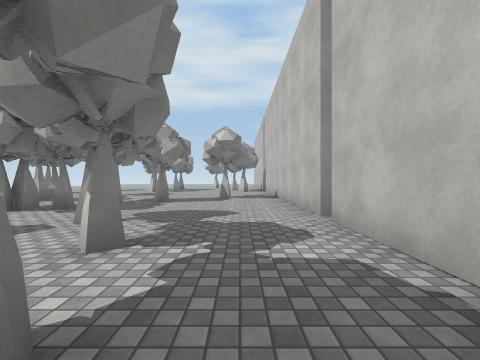
view 1 (above)

16 first-person views from a walk through a scene from a Unity 3-D project. The camera is 1.3 m above the floor, looks level and sees 90° across. The floor is counted in squares, 2 m on a side. Each view is taken from the middle of a square. On the plan, view 1 faces up. The plan holds only what a view shows up to about 9 squares ahead; the rest is blank. The place goes on beyond the plan. The player is left out. Surface patterns are stand-ins for the level's own textures.

view 2
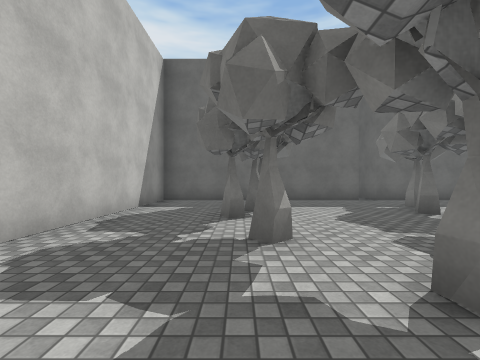

view 3
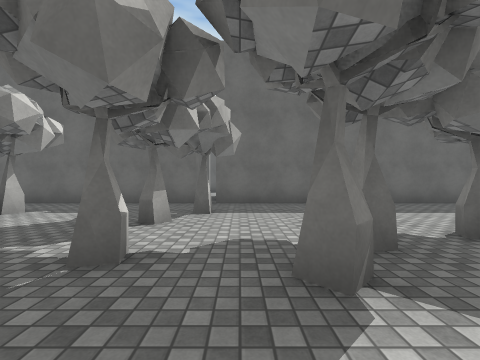

view 4
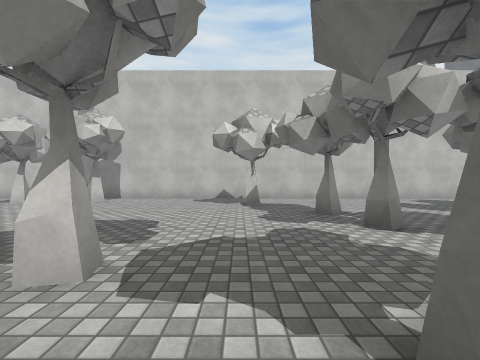

view 5
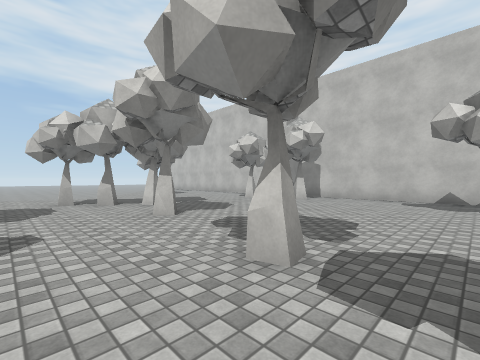

view 6
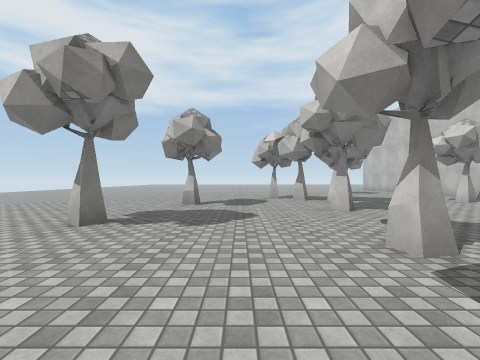

view 7
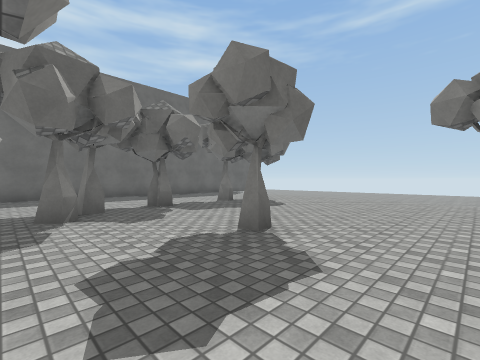

view 8
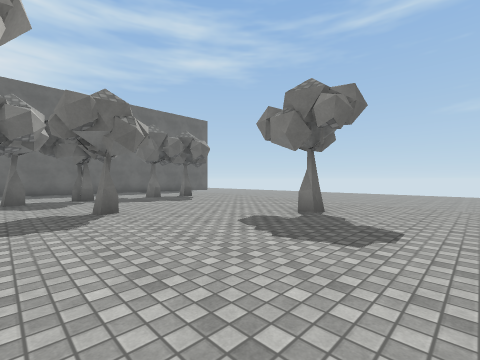

view 9
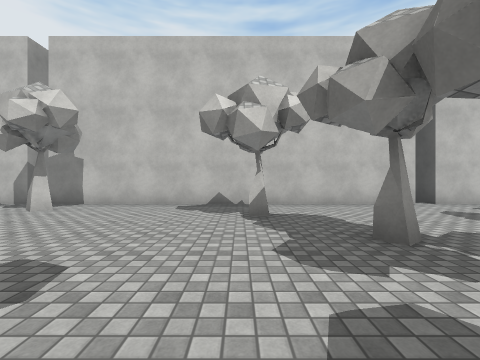

view 10
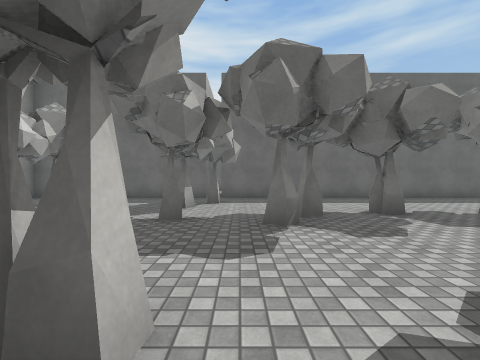

view 11
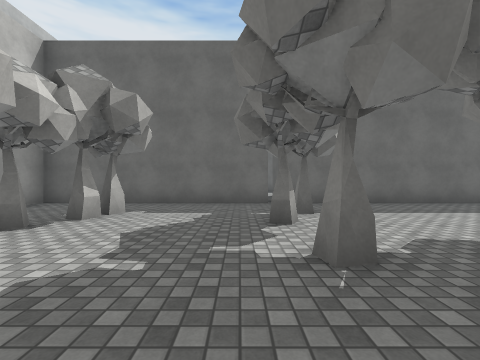

view 12
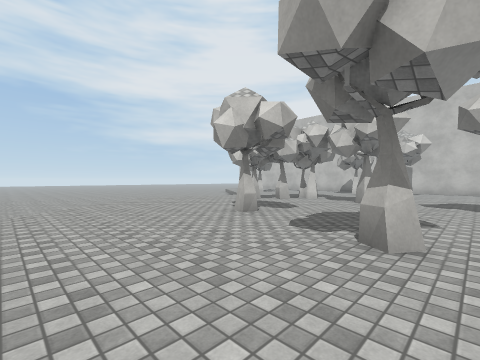

view 13
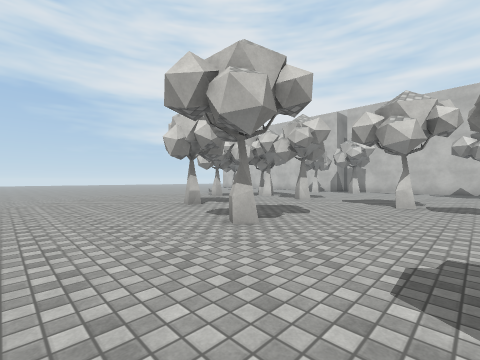

view 14
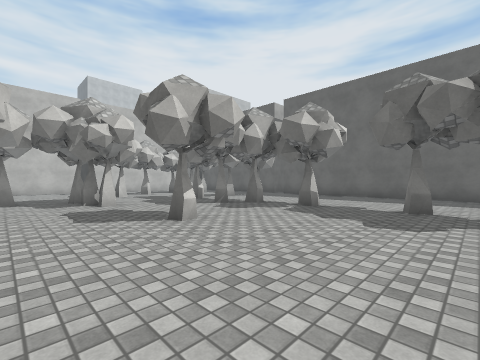

view 15
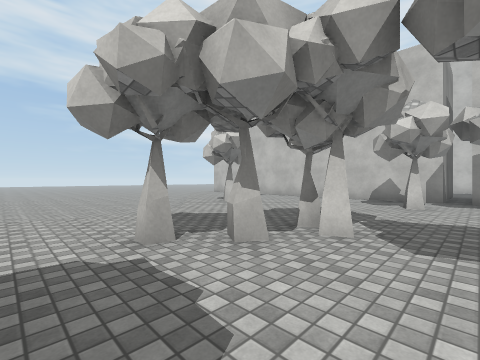

view 16
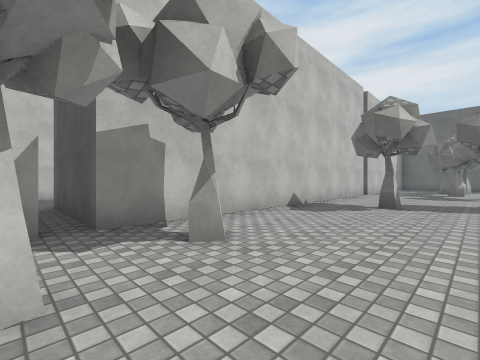

### Floor plan
Key: @ floor where view 1 was taken; # wall or solid block; x gap in a wall; . floor; O other object.
Columns run from 12 left of view 1 to 9 right of it. Each row starts with its distance up from view 1.
 16 ......###.....O
 15 ....#.......#.OOO
 14 ..............OOOO...O
 13 .......#....#.O
 12 ...#..........O
 11 ..............O
 10 .......#......O
  9 ............#.O
  8 ......#.......O
  7 ........#.#...O
  6 ..............O
  5 ....#..#......O
  4 ..........#...O
  3 ..............O
  2 .....#.#......O
  1 .#.#.......x..O
  0 ...........#@.O
 -1 ..............O
 -2 ..............O
 -3 OOOOOOOOOOOOOOO
 -4        O
 -5        O

Where each view was taken, in squares from view 1:
view 1: 0 up, 0 right, facing up
view 2: 5 up, 1 left, facing down
view 3: 4 up, 6 left, facing down
view 4: 9 up, 7 left, facing right
view 5: 9 up, 7 left, facing up-right
view 6: 8 up, 7 left, facing up
view 7: 7 up, 6 left, facing down-left
view 8: 10 up, 7 left, facing down-left
view 9: 9 up, 5 left, facing right
view 10: 6 up, 6 left, facing down
view 11: 4 up, 4 left, facing down
view 12: 11 up, 12 left, facing up-right
view 13: 9 up, 12 left, facing up-right
view 14: 7 up, 12 left, facing down-right
view 15: 14 up, 7 left, facing up-right
view 16: 15 up, 2 left, facing down-right
